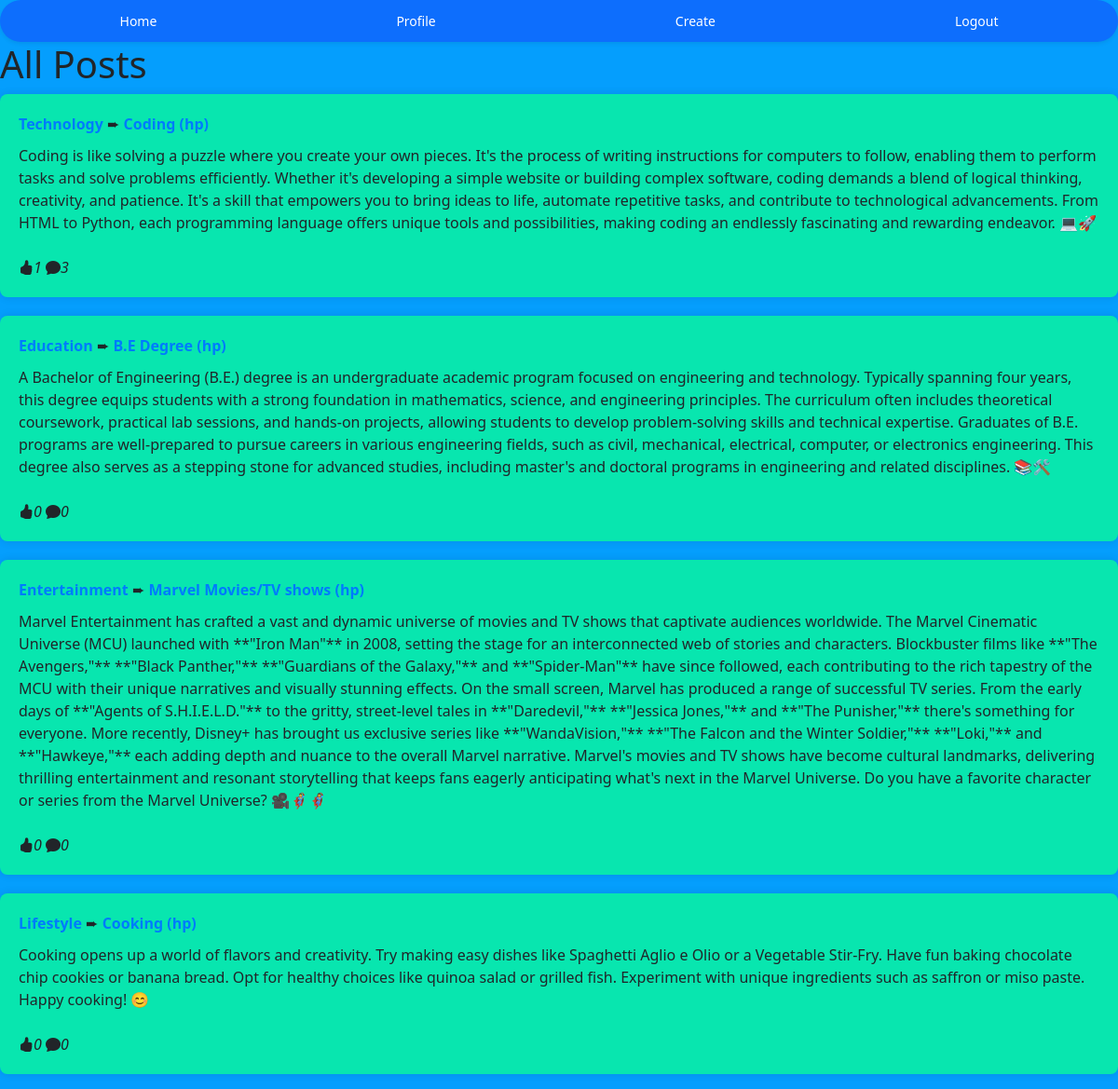
Screenshot of / (signed in) with the database file from the repository.
### social_media/models.py (models this page shows, shortened)
class Post(models.Model):
    title = models.CharField(max_length=100)
    content = models.TextField()
    category = models.ForeignKey('Category', on_delete=models.CASCADE,)
    user = models.ForeignKey(User, on_delete=models.CASCADE,default=1)
    def total_likes(self):
        return self.like_set.count()
    def total_comments(self):
        return self.comment_set.count()

class Category(models.Model):
    LIFESTYLE = 'Lifestyle'
    TECHNOLOGY = 'Technology'
    EDUCATION = 'Education'
    ENTERTAINMENT = 'Entertainment'
    CATEGORY_CHOICES = [
        (LIFESTYLE, 'Lifestyle'),
        (TECHNOLOGY, 'Technology'),
        (EDUCATION, 'Education'),
        (ENTERTAINMENT, 'Entertainment'),
    ]
    name = models.CharField(max_length=100, choices=CATEGORY_CHOICES)

### social_media/views.py (the view)
# urls.py: path('', include('social_media.urls')),
def social_media(request):
    if request.user.is_authenticated:
        if request.method == 'POST':
            title = request.POST['title']
            content = request.POST['content']
            category_id = request.POST['category']
            category = get_object_or_404(Category, id=category_id)
            return redirect('social_media')
        posts = Post.objects.all()
        return render(request, 'all_posts.html', {'posts': posts})
    else:
        return redirect('login')

### social_media/templates/all_posts.html (shortened to what this page needs)
{% extends 'social_media.html' %}
{% block content %}
<h1>All Posts</h1>
<ul class="posts-list">
    {% for post in posts %}
    <li class="post-item">
        <a href="{% url 'posts_by_category' post.category.name %}">{{ post.category.name }}</a> ➨ <a href="{% url 'single_post' post.id %}">{{ post.title }} ({{ post.user.username }})</a>
        <p>{{ post.content }}</p>
        <br>
        <i class="bi bi-hand-thumbs-up-fill">{{ post.total_likes }}</i>
        <i class="bi bi-chat-fill">{{ post.total_comments }}</i>
    </li>
    {% endfor %}
</ul>
{% endblock content %}

### social_media/templates/social_media.html (shortened to what this page needs)
<!DOCTYPE html>
<html lang="en">
<head>
    <link href="https://cdn.jsdelivr.net/npm/bootstrap@5.3.3/dist/css/bootstrap.min.css" rel="stylesheet"
>
    <link rel="stylesheet" href="https://cdn.jsdelivr.net/npm/bootstrap-icons@1.11.3/font/bootstrap-icons.min.css">
</head>
<body>
    {% include 'nav.html' %}
    {% block content %}
    {% endblock content %}
</body>
</html>

### social_media/templates/nav.html (shortened to what this page needs)
<ul class="nav nav-pills nav-fill gap-2 p-1 small bg-primary rounded-5 shadow-sm nav-container" id="pillNav2" role="tablist" style="--bs-nav-link-color: var(--bs-white); --bs-nav-pills-link-active-color: var(--bs-primary); --bs-nav-pills-link-active-bg: var(--bs-white);">
    <li class="nav-item" role="presentation">
        <a class="nav-link rounded-5" id="home-tab2" href="{% url 'social_media' %}" role="tab" aria-selected="false">Home</a>
    </li>
    <li class="nav-item" role="presentation">
        <a class="nav-link rounded-5" id="profile-tab2" href="{% url 'user_dashboard' %}" role="tab" aria-selected="false">Profile</a>
    </li>
    <li class="nav-item" role="presentation">
        <a class="nav-link rounded-5" id="create-tab2" href="{% url 'create_post' %}" role="tab" aria-selected="false">Create</a>
    </li>
    <li class="nav-item" role="presentation">
        <a class="nav-link rounded-5" id="logout-tab2" href="{% url 'logout' %}" role="tab" aria-selected="false">Logout</a>
    </li>
</ul>

### social_media/templates/nav.html (style rules this page uses)
.nav-container { display: flex; justify-content: space-around; align-items: center; }

### social_media/templates/all_posts.html (style rules this page uses)
body { background-color: #059efd; }
.posts-list { list-style-type: none; padding: 0; display: flex; flex-direction: column; gap: 20px; }
.post-item { padding: 20px; background-color:#08e6af; border-radius: 8px; box-shadow: 0 0 10px rgba(0, 0, 0, 0.1); }
.post-item a { font-weight: bold; color: #007bff; text-decoration: none; }
.post-item p { margin: 10px 0 0; }

### rows the page displays
Post: category.name "Technology", title "Coding", user.username "hp", content "Coding is like solving a puzzle where you create your own pieces. It's the process of writing instructions for computers to follow, enabling them to perform tasks and solve problems efficiently. Whether it's developing a simple website or building complex software, coding demands a blend of logical thinking, creativity, and patience. It's a skill that empowers you to bring ideas to life, automate repetitive tasks, and contribute to technological advancements. From HTML to Python, each programming language offers unique tools and possibilities, making coding an endlessly fascinating and rewarding endeavor. 💻🚀", total_likes "1", total_comments "3"
Post: category.name "Education", title "B.E Degree", user.username "hp", content "A Bachelor of Engineering (B.E.) degree is an undergraduate academic program focused on engineering and technology. Typically spanning four years, this degree equips students with a strong foundation in mathematics, science, and engineering principles. The curriculum often includes theoretical coursework, practical lab sessions, and hands-on projects, allowing students to develop problem-solving skills and technical expertise. Graduates of B.E. programs are well-prepared to pursue careers in various engineering fields, such as civil, mechanical, electrical, computer, or electronics engineering. This degree also serves as a stepping stone for advanced studies, including master's and doctoral…", total_likes "0", total_comments "0"
Post: category.name "Entertainment", title "Marvel Movies/TV shows", user.username "hp", content "Marvel Entertainment has crafted a vast and dynamic universe of movies and TV shows that captivate audiences worldwide. The Marvel Cinematic Universe (MCU) launched with **\"Iron Man\"** in 2008, setting the stage for an interconnected web of stories and characters. Blockbuster films like **\"The Avengers,\"** **\"Black Panther,\"** **\"Guardians of the Galaxy,\"** and **\"Spider-Man\"** have since followed, each contributing to the rich tapestry of the MCU with their unique narratives and visually stunning effects. On the small screen, Marvel has produced a range of successful TV series. From the early days of **\"Agents of S.H.I.E.L.D.\"** to the gritty, street-level tales in **\"Daredevil,\"**…", total_likes "0", total_comments "0"
Post: category.name "Lifestyle", title "Cooking", user.username "hp", content "Cooking opens up a world of flavors and creativity. Try making easy dishes like Spaghetti Aglio e Olio or a Vegetable Stir-Fry. Have fun baking chocolate chip cookies or banana bread. Opt for healthy choices like quinoa salad or grilled fish. Experiment with unique ingredients such as saffron or miso paste. Happy cooking! 😊", total_likes "0", total_comments "0"
